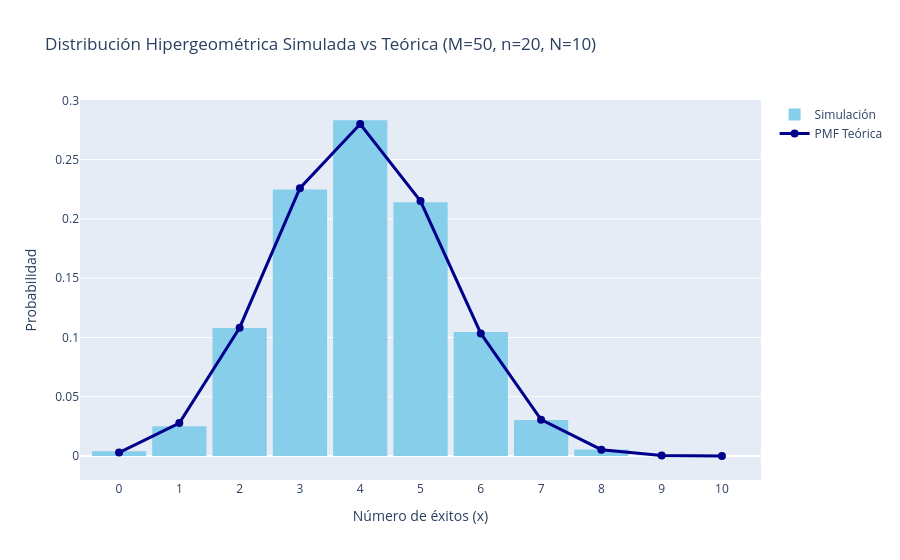

Notebook source saved alongside this figure:
### Markdown cell above
### <a id="8"></a><font color="#004D40">1.7 Distribución Hipergeométrica</font>

### Code cell
import numpy as np
import plotly.graph_objects as go
from scipy.stats import hypergeom

# Fijamos una semilla para que los resultados sean reproducibles
np.random.seed(123)

# Parámetros de la distribución hipergeométrica:
# Ejemplo: Una urna con 50 canicas en total (M), 20 son rojas (n) y extraemos 10 sin reemplazo (N)
M_total = 50       # Número total de elementos en la población
n_exitos = 20      # Número total de elementos con la característica deseada (éxitos en la población)
N_muestra = 10     # Tamaño de la muestra extraída

# Número de simulaciones
n_simulaciones = 10000

# Generamos las simulaciones usando NumPy
# Nota: NumPy pide (ngood, nbad, nsample) -> éxitos, fracasos, tamaño de muestra
datos_hipergeom = np.random.hypergeometric(n_exitos, M_total - n_exitos, N_muestra, n_simulaciones)

# Definimos el rango de valores posibles para la PMF teórica (valores enteros)
x_vals = np.arange(0, N_muestra + 1)
y_vals = hypergeom.pmf(x_vals, M_total, n_exitos, N_muestra)

fig = go.Figure()

# Agregamos el histograma de la simulación empírica
fig.add_trace(go.Histogram(
    x = datos_hipergeom,
    histnorm = 'probability',
    marker_color = 'skyblue',
    name = 'Simulación',
    # Forzamos a que las barras se alineen perfectamente con los números enteros
    xbins = dict(start=-0.5, end=N_muestra + 0.5, size=1)
))

# Agregamos la distribución teórica discreta (línea con marcadores sobre los enteros)
fig.add_trace(go.Scatter(
    x = x_vals,
    y = y_vals,
    mode = 'lines+markers',
    name = 'PMF Teórica',
    line = dict(color='darkblue', width=3),
    marker = dict(size=8)
))

# Configuración y estética de la gráfica interactiva
fig.update_layout(
    title = f"Distribución Hipergeométrica Simulada vs Teórica (M={M_total}, n={n_exitos}, N={N_muestra})",
    xaxis_title = 'Número de éxitos (x)',
    yaxis_title = 'Probabilidad',
    bargap = 0.1,
    xaxis = dict(tickmode = 'linear', tick0 = 0, dtick = 1) # Asegura marcas en enteros
)

fig.show()

### Figure 1 — Plotly figure (JSON) as saved in the notebook; plotly's stock layout.template omitted (floating-point values rounded to 4 significant figures; data arrays with more than 128 entries replaced by an {"elided": "..."} marker saying what was removed)
{"data": [{"histnorm": "probability", "marker": {"color": "skyblue"}, "name": "Simulación", "type": "histogram", "x": {"elided": "10000 int values"}, "xbins": {"end": 10.5, "size": 1, "start": -0.5}}, {"line": {"color": "darkblue", "width": 3}, "marker": {"size": 8}, "mode": "lines+markers", "name": "PMF Teórica", "type": "scatter", "x": [0, 1, 2, 3, 4, 5, 6, 7, 8, 9, 10], "y": [0.002925, 0.02786, 0.1083, 0.2259, 0.2801, 0.2151, 0.1034, 0.03064, 0.005334, 0.0004905, 1.799e-05]}], "layout": {"bargap": 0.1, "title": {"text": "Distribución Hipergeométrica Simulada vs Teórica (M=50, n=20, N=10)"}, "xaxis": {"dtick": 1, "tick0": 0, "tickmode": "linear", "title": {"text": "Número de éxitos (x)"}}, "yaxis": {"title": {"text": "Probabilidad"}}}}
